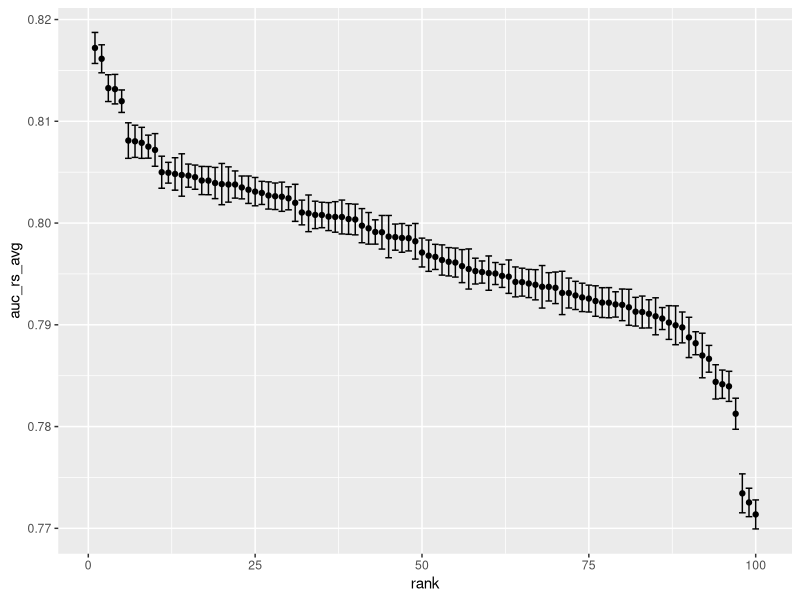
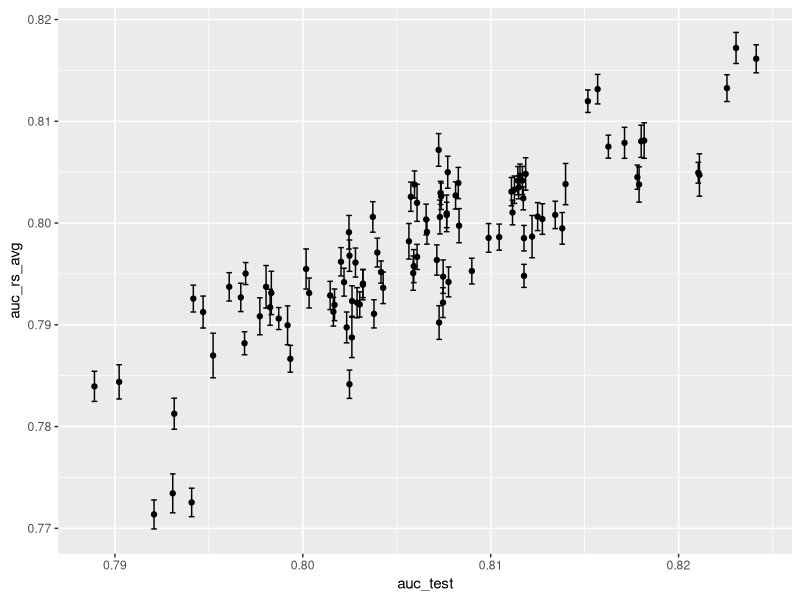
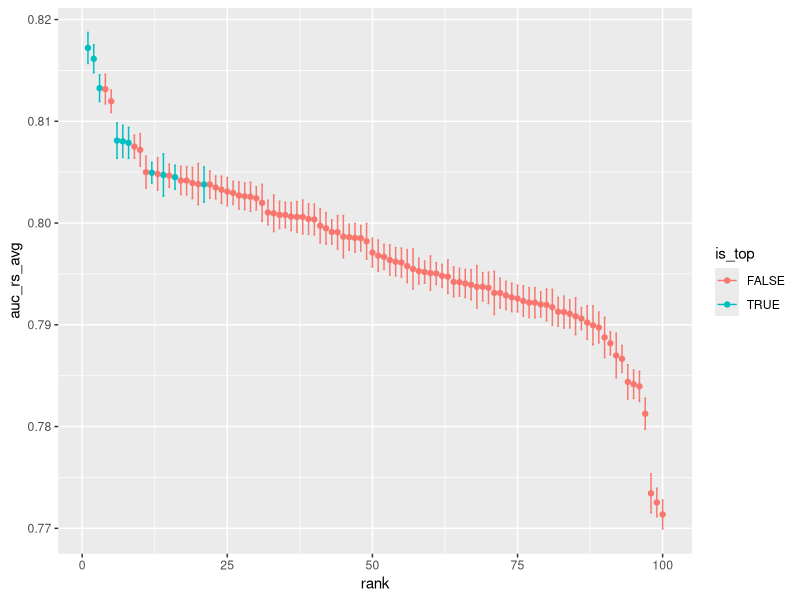
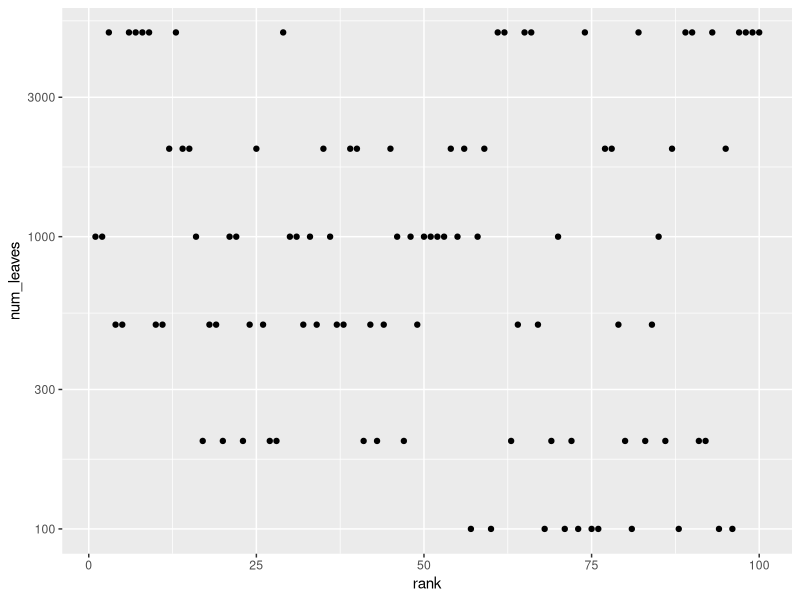
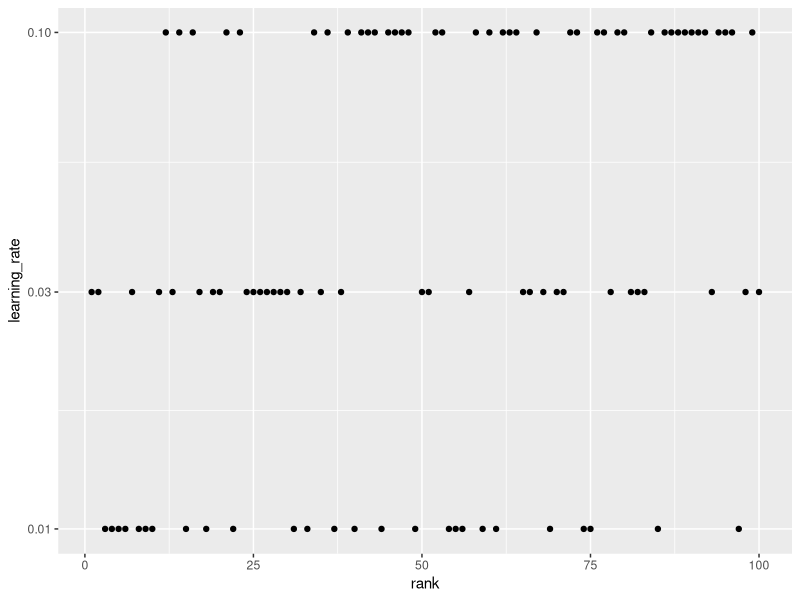
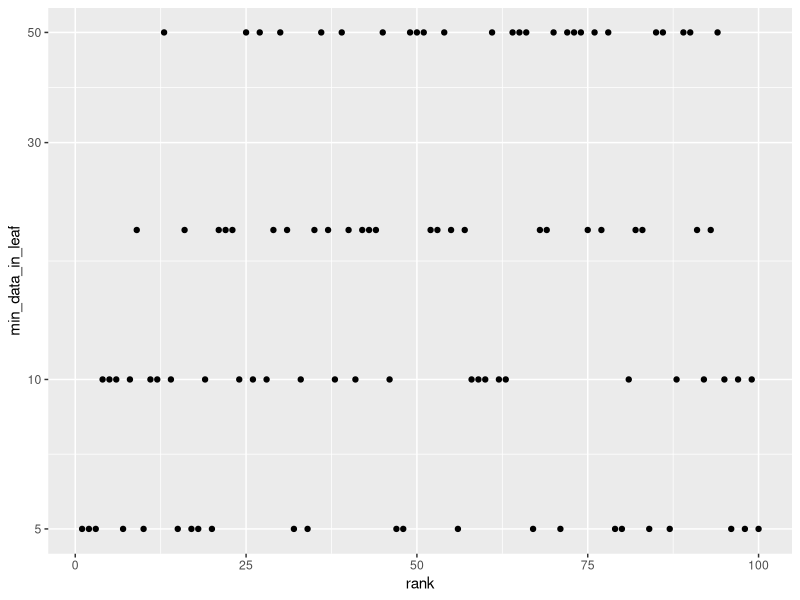
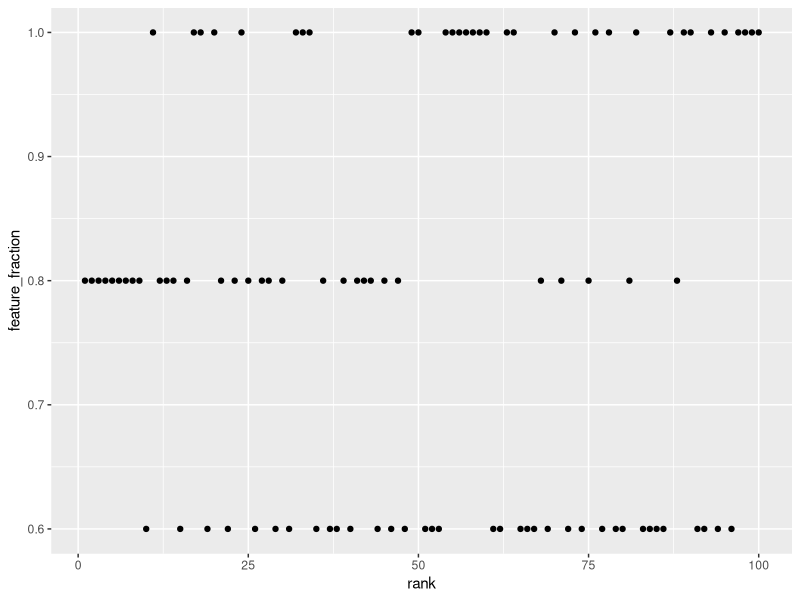
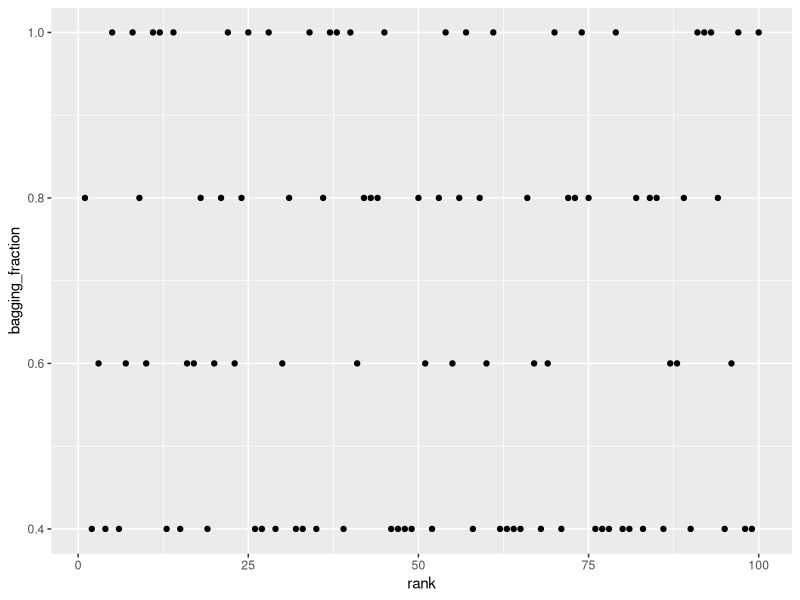

R code for these plots, in order:
## ---- chunk 1

library(data.table)
library(dplyr)
library(ggplot2)

d_pm_res <- fread("res.csv")


d_pm_res %>% mutate(rank = dense_rank(desc(auc_rs_avg))) %>% ggplot() + geom_point(aes(x = rank, y = auc_rs_avg)) +
  geom_errorbar(aes(x = rank, ymin = auc_rs_avg-auc_rs_std, ymax = auc_rs_avg+auc_rs_std), width = 1)

d_pm_res %>% ggplot() + geom_point(aes(x = auc_test, y = auc_rs_avg)) +
  geom_errorbar(aes(x = auc_test, ymin = auc_rs_avg-auc_rs_std, ymax = auc_rs_avg+auc_rs_std), width = 0.0003)

auc_test_top <- sort(d_pm_res$auc_test, decreasing = TRUE)[10]
d_pm_res %>% mutate(rank = dense_rank(desc(auc_rs_avg))) %>% mutate(is_top = auc_test>=auc_test_top) %>% 
  ggplot(aes(color = is_top)) + geom_point(aes(x = rank, y = auc_rs_avg)) +
  geom_errorbar(aes(x = rank, ymin = auc_rs_avg-auc_rs_std, ymax = auc_rs_avg+auc_rs_std), width = 0.3)


d_pm_res %>% arrange(desc(auc_rs_avg)) %>% head(10)

d_pm_res %>% arrange(desc(auc_test)) %>% head(10)


d_pm_res %>% arrange(desc(auc_rs_avg)) %>% tail(10)


d_pm_res %>% mutate(rank = dense_rank(desc(auc_rs_avg))) %>% ggplot() + geom_point(aes(x = rank, y = num_leaves)) + scale_y_log10()

d_pm_res %>% mutate(rank = dense_rank(desc(auc_rs_avg))) %>% ggplot() + geom_point(aes(x = rank, y = learning_rate)) + scale_y_log10()

d_pm_res %>% mutate(rank = dense_rank(desc(auc_rs_avg))) %>% ggplot() + geom_point(aes(x = rank, y = min_data_in_leaf)) + scale_y_log10()

d_pm_res %>% mutate(rank = dense_rank(desc(auc_rs_avg))) %>% ggplot() + geom_point(aes(x = rank, y = feature_fraction)) 

d_pm_res %>% mutate(rank = dense_rank(desc(auc_rs_avg))) %>% ggplot() + geom_point(aes(x = rank, y = bagging_fraction)) 

d_pm_res %>% mutate(rank = dense_rank(desc(auc_rs_avg))) %>% ggplot() + geom_point(aes(x = rank, y = lambda_l1)) 

d_pm_res %>% mutate(rank = dense_rank(desc(auc_rs_avg))) %>% ggplot() + geom_point(aes(x = rank, y = lambda_l2)) 



d_pm_res %>% mutate(rank = dense_rank(desc(auc_rs_avg))) %>% ggplot() + geom_point(aes(x = rank, y = ntrees))

d_pm_res %>% mutate(rank = dense_rank(desc(auc_rs_avg))) %>% ggplot() + geom_point(aes(x = rank, y = ntrees)) + scale_y_log10(breaks=c(30,100,300,1000,3000))

d_pm_res %>% mutate(rank = dense_rank(desc(auc_rs_avg))) %>% ggplot() + geom_point(aes(x = rank, y = runtm)) 

d_pm_res %>% mutate(rank = dense_rank(desc(auc_rs_avg))) %>% ggplot() + geom_point(aes(x = rank, y = runtm)) + scale_y_log10(breaks=c(1,3,10,30,100))

